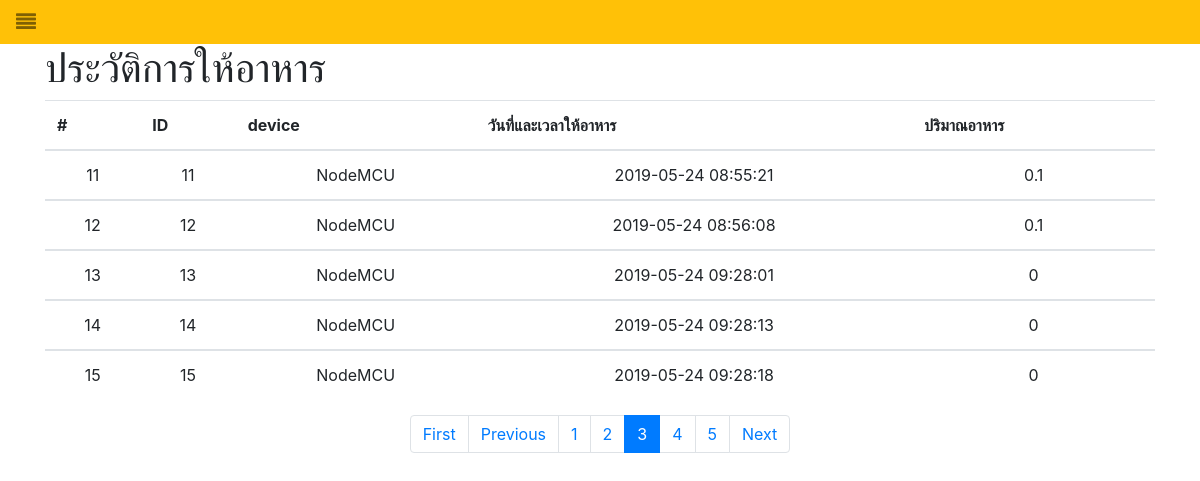
Screenshot of /history.php?page=3 with the database file from the repository.
### tables this page shows
CREATE TABLE `foodvol` (
  `id` int(11) NOT NULL,
  `device_id` varchar(15) NOT NULL,
  `date_food` datetime NOT NULL,
  `food_vol` float NOT NULL
);

### history.php (the view, shortened to what this page needs)
<?php
  require_once("connect.php");
  require_once("pagination.php");
  include("header.php");
?>
    <div class="container">
      <div class="">
        <h1>ประวัติการให้อาหาร</h1>
      </div>
        <div class="">
          <table class="table table-hover">
            <thead>
              <tr>
                <th>#</th>
                <th>ID</th>
                <th>device</th>
                <th>วันที่และเวลาให้อาหาร</th>
                <th>ปริมาณอาหาร</th>
              </tr>
            </thead>
            <?php
              $num = 0;
              $sql = "SELECT * FROM foodvol";
              $e_page=5;
              $step_num=0;
              if(!isset($_GET['page']) || (isset($_GET['page']) && $_GET['page']==1)){
                  $_GET['page']=1;
                  $step_num=0;
                  $s_page = 0;
              }else{
                  $s_page = $_GET['page']-1;
                  $step_num=$_GET['page']-1;
                  $s_page = $s_page*$e_page;
              }
              $sql.=" ORDER BY id  LIMIT ".$s_page.",$e_page";
              $result=$mysqli->query($sql);
              if($result && $result->num_rows>0){
              while($row = $result->fetch_assoc()){
                      $num++;
              ?>
            <tbody>
              <tr class="">
                <td><?=($step_num*$e_page)+$num?></td>
                <td><?php echo $row["id"];?></td>
                <td><?php echo $row["device_id"];?></td>
                <td><?php echo $row["date_food"];?></td>
                <td><?php echo $row["food_vol"];?></td>
              </tr>
              <?php
                  }
                }
                ?>
            </tbody>
          </table>
          <div class="browse_page">
          </div>
        </div>
    </div>
  </body>
</html>

### rows the page displays
foodvol: num "11", id "11", device "NodeMCU", date_food "2019-05-24 08:55:21", food_vol "0.1"
foodvol: num "12", id "12", device "NodeMCU", date_food "2019-05-24 08:56:08", food_vol "0.1"
foodvol: num "13", id "13", device "NodeMCU", date_food "2019-05-24 09:28:01", food_vol "0"
foodvol: num "14", id "14", device "NodeMCU", date_food "2019-05-24 09:28:13", food_vol "0"
foodvol: num "15", id "15", device "NodeMCU", date_food "2019-05-24 09:28:18", food_vol "0"
